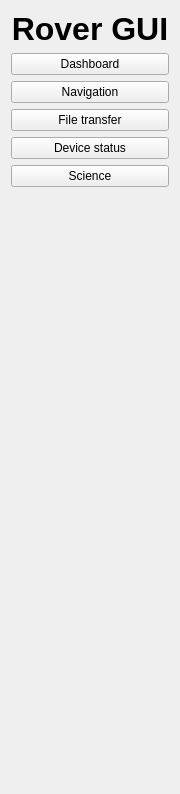
<?xml version="1.0" encoding="UTF-8"?>
<ui version="4.0">
 <class>SideBar</class>
 <widget class="QWidget" name="SideBar">
  <property name="geometry">
   <rect>
    <x>0</x>
    <y>0</y>
    <width>180</width>
    <height>794</height>
   </rect>
  </property>
  <property name="minimumSize">
   <size>
    <width>180</width>
    <height>0</height>
   </size>
  </property>
  <property name="maximumSize">
   <size>
    <width>180</width>
    <height>16777215</height>
   </size>
  </property>
  <property name="windowTitle">
   <string>Form</string>
  </property>
  <layout class="QGridLayout" name="gridLayout">
   <item row="0" column="0">
    <layout class="QVBoxLayout" name="verticalLayout">
     <item>
      <widget class="QLabel" name="label">
       <property name="font">
        <font>
         <pointsize>24</pointsize>
         <weight>75</weight>
         <bold>true</bold>
        </font>
       </property>
       <property name="text">
        <string>Rover GUI</string>
       </property>
       <property name="alignment">
        <set>Qt::AlignCenter</set>
       </property>
      </widget>
     </item>
     <item>
      <widget class="QPushButton" name="pb_dashboard">
       <property name="text">
        <string>Dashboard</string>
       </property>
      </widget>
     </item>
     <item>
      <widget class="QPushButton" name="pb_navigation">
       <property name="text">
        <string>Navigation</string>
       </property>
      </widget>
     </item>
     <item>
      <widget class="QPushButton" name="pb_fileTransfer">
       <property name="text">
        <string>File transfer</string>
       </property>
      </widget>
     </item>
     <item>
      <widget class="QPushButton" name="pb_deviceStatus">
       <property name="text">
        <string>Device status</string>
       </property>
      </widget>
     </item>
     <item>
      <widget class="QPushButton" name="pb_science">
       <property name="text">
        <string>Science</string>
       </property>
      </widget>
     </item>
     <item>
      <spacer name="verticalSpacer">
       <property name="orientation">
        <enum>Qt::Vertical</enum>
       </property>
       <property name="sizeHint" stdset="0">
        <size>
         <width>20</width>
         <height>40</height>
        </size>
       </property>
      </spacer>
     </item>
    </layout>
   </item>
  </layout>
 </widget>
 <resources/>
 <connections/>
</ui>
